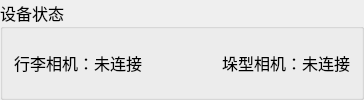
           <widget class="QGroupBox" name="gb_deviceStatus">
            <property name="sizePolicy">
             <sizepolicy hsizetype="Expanding" vsizetype="Expanding">
              <horstretch>0</horstretch>
              <verstretch>0</verstretch>
             </sizepolicy>
            </property>
            <property name="font">
             <font>
              <family>微软雅黑</family>
              <pointsize>12</pointsize>
             </font>
            </property>
            <property name="title">
             <string>设备状态</string>
            </property>
            <layout class="QGridLayout" name="gridLayout_4">
             <property name="leftMargin">
              <number>11</number>
             </property>
             <property name="topMargin">
              <number>2</number>
             </property>
             <property name="rightMargin">
              <number>11</number>
             </property>
             <property name="bottomMargin">
              <number>2</number>
             </property>
             <property name="horizontalSpacing">
              <number>40</number>
             </property>
             <property name="verticalSpacing">
              <number>2</number>
             </property>
             <item row="0" column="0">
              <layout class="QHBoxLayout" name="horizontalLayout_5">
               <item>
                <widget class="QLabel" name="lbl_baggageCam">
                 <property name="text">
                  <string>行李相机：</string>
                 </property>
                </widget>
               </item>
               <item>
                <widget class="QLabel" name="lbl_baggageCamStatus">
                 <property name="text">
                  <string>未连接</string>
                 </property>
                 <property name="alignment">
                  <set>Qt::AlignRight|Qt::AlignTrailing|Qt::AlignVCenter</set>
                 </property>
                </widget>
               </item>
              </layout>
             </item>
             <item row="0" column="2">
              <layout class="QHBoxLayout" name="horizontalLayout_6">
               <item>
                <widget class="QLabel" name="label_22">
                 <property name="text">
                  <string>垛型相机：</string>
                 </property>
                </widget>
               </item>
               <item>
                <widget class="QLabel" name="lbl_stackCamStatus">
                 <property name="text">
                  <string>未连接</string>
                 </property>
                 <property name="alignment">
                  <set>Qt::AlignRight|Qt::AlignTrailing|Qt::AlignVCenter</set>
                 </property>
                </widget>
               </item>
              </layout>
             </item>
             <item row="0" column="1">
              <spacer name="horizontalSpacer_5">
               <property name="orientation">
                <enum>Qt::Horizontal</enum>
               </property>
               <property name="sizeHint" stdset="0">
                <size>
                 <width>40</width>
                 <height>20</height>
                </size>
               </property>
              </spacer>
             </item>
            </layout>
           </widget>
